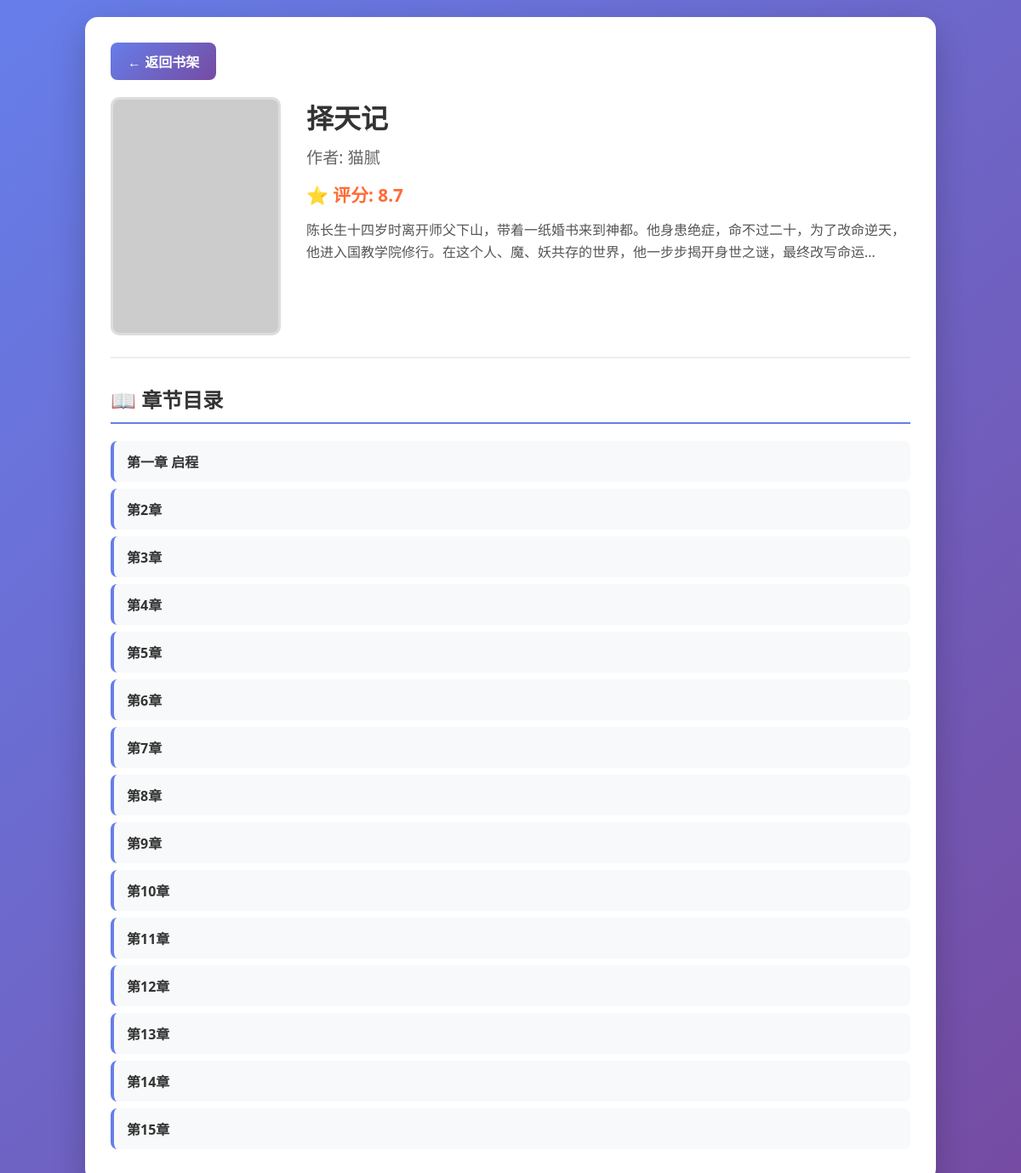
Screenshot of /novel/12 with the database file from the repository.
### tables this page shows
CREATE TABLE novels (
            id INTEGER PRIMARY KEY AUTOINCREMENT,
            title TEXT NOT NULL,
            author TEXT,
            cover_url TEXT,
            description TEXT,
            rating REAL,
            source_url TEXT,
            created_at TIMESTAMP DEFAULT CURRENT_TIMESTAMP
        );

CREATE TABLE chapters (
            id INTEGER PRIMARY KEY AUTOINCREMENT,
            novel_id INTEGER,
            chapter_number INTEGER,
            title TEXT,
            content TEXT,
            created_at TIMESTAMP DEFAULT CURRENT_TIMESTAMP,
            FOREIGN KEY (novel_id) REFERENCES novels (id)
        );

### novel_reader.py (the view)
@app.route('/novel/<int:novel_id>')
def novel_detail(novel_id):
    novel = novel_manager.get_novel_by_id(novel_id)
    if not novel:
        return "小说不存在", 404
    chapters = novel_manager.get_chapters(novel_id)
    return render_template('novel_detail.html', novel=novel, chapters=chapters)

### novel_reader.py (called while the page is built)
    def get_novel_by_id(self, novel_id):
        conn = sqlite3.connect('novels.db')
        cursor = conn.cursor()
        cursor.execute('SELECT * FROM novels WHERE id = ?', (novel_id,))
        novel = cursor.fetchone()
        if novel:
            novel_dict = {
                'id': novel[0],
                'title': novel[1],
                'author': novel[2],
                'cover_url': novel[3],
                'description': novel[4],
                'rating': novel[5],
                'source_url': novel[6],
                'created_at': novel[7]
            }
        else:
            novel_dict = None
        conn.close()
        return novel_dict

    def get_chapters(self, novel_id):
        conn = sqlite3.connect('novels.db')
        cursor = conn.cursor()
        cursor.execute('''
            SELECT id, chapter_number, title FROM chapters
            WHERE novel_id = ? ORDER BY chapter_number
        ''', (novel_id,))
        chapters = cursor.fetchall()
        chapter_list = []
        for chapter in chapters:
            chapter_list.append({
                'id': chapter[0],
                'chapter_number': chapter[1],
                'title': chapter[2]
            })
        conn.close()
        return chapter_list

### templates/novel_detail.html (shortened to what this page needs)
<!DOCTYPE html>
<html lang="zh-CN">
<head>
</head>
<body>
    <div class="container">
        <a href="/" class="back-btn">← 返回书架</a>
        <div class="novel-header">
            <div class="cover-container">
                {% if novel.cover_url %}
                <img src="{{ novel.cover_url }}" alt="{{ novel.title }}" class="cover-img">
                {% endif %}
            </div>
            <div class="novel-info">
                <h1 class="novel-title">{{ novel.title }}</h1>
                <div class="novel-author">作者: {{ novel.author }}</div>
                <div class="novel-rating">⭐ 评分: {{ "%.1f"|format(novel.rating or 0) }}</div>
                <div class="novel-description">{{ novel.description }}</div>
            </div>
        </div>
        <div class="chapters-list">
            <h2 class="chapters-title">📖 章节目录</h2>
            {% for chapter in chapters %}
            <div class="chapter-item" onclick="window.location.href='/chapter/{{ chapter.id }}'">
                <div class="chapter-title">{{ chapter.title }}</div>
            </div>
            {% endfor %}
        </div>
    </div>
</body>
</html>

### templates/novel_detail.html (style rules this page uses)
* { margin: 0; padding: 0; box-sizing: border-box; }
body { font-family: 'Segoe UI', Tahoma, Geneva, Verdana, sans-serif; background: linear-gradient(135deg, #667eea, #764ba2); color: #333; min-height: 100vh; padding: 20px; }
.container { max-width: 1000px; margin: 0 auto; background: white; border-radius: 15px; padding: 30px; box-shadow: 0 15px 40px rgba(0,0,0,0.2); }
.novel-header { display: flex; gap: 30px; margin-bottom: 30px; padding-bottom: 20px; border-bottom: 2px solid #eee; }
.cover-container { flex-shrink: 0; }
.cover-img { width: 200px; height: 280px; object-fit: cover; border-radius: 10px; border: 3px solid #ddd; }
.novel-info { flex: 1; }
.novel-title { font-size: 2em; color: #333; margin-bottom: 10px; }
.novel-author { font-size: 1.2em; color: #666; margin-bottom: 15px; }
.novel-rating { font-size: 1.3em; color: #ff6b35; margin-bottom: 15px; font-weight: bold; }
.novel-description { line-height: 1.6; color: #555; margin-bottom: 20px; }
.chapters-list { margin-top: 30px; }
.chapters-title { font-size: 1.5em; color: #333; margin-bottom: 20px; border-bottom: 2px solid #667eea; padding-bottom: 10px; }
.chapter-item { padding: 12px 15px; margin: 8px 0; background: #f8f9fa; border-radius: 8px; cursor: pointer; transition: background 0.3s ease; border-left: 4px solid #667eea; }
.chapter-title { font-weight: bold; color: #333; }
.back-btn { display: inline-block; margin-bottom: 20px; padding: 10px 20px; background: linear-gradient(135deg, #667eea, #764ba2); color: white; text-decoration: none; border-radius: 8px; font-weight: bold; }

### rows the page displays
novels: title "择天记", author "猫腻", rating "8.7", description "陈长生十四岁时离开师父下山，带着一纸婚书来到神都。他身患绝症，命不过二十，为了改命逆天，他进入国教学院修行。在这个人、魔、妖共存的世界，他一步步揭开身世之谜，最终改写命运..."
chapters: title "第一章 启程"
chapters: title "第2章"
chapters: title "第3章"
chapters: title "第4章"
chapters: title "第5章"
chapters: title "第6章"
chapters: title "第7章"
chapters: title "第8章"
chapters: title "第9章"
chapters: title "第10章"
chapters: title "第11章"
chapters: title "第12章"
chapters: title "第13章"
chapters: title "第14章"
chapters: title "第15章"
